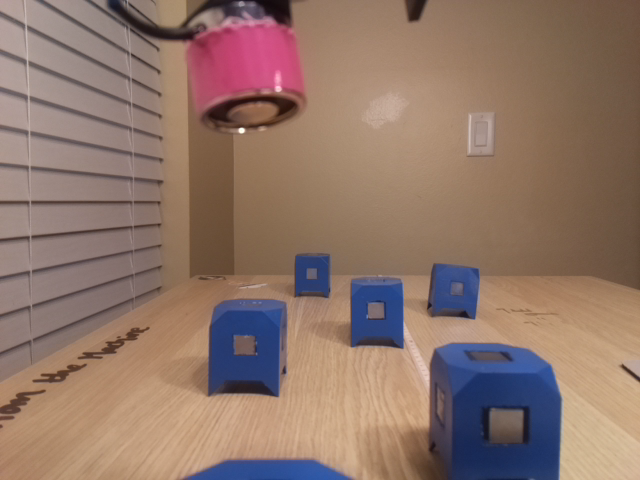
#> input picture src/vision/block_test/block_test_0.png, 640 x 480 px
$ python -i cv_utilities.py   (imports and definitions only)
#> lines starting #> are read from the running program, lines starting #| are printed output that depends on the picture
#!/usr/bin/env python3

import cv2 as cv
import numpy as np

class ImageProcessor:


    def __init__(self) -> None:

        # HSV color lower and upper thresholds
        self.block_filter_HSV = np.array(([110, 100, 20], [125, 255, 255]), dtype = "uint8")
        self.color_workspace = np.array(([170, 80, 20], [180, 255, 255]), dtype = "uint8")
        self.color_buildsite = np.array(([165, 90, 20], [170, 200, 255]), dtype = "uint8")

        # threshold used for filtering single block during pixel component analysis (element 0 is min and element 1 is max)
        self.block_pixel_thresh = {'width':(50,70), 'height':(50,70), 'area':(2700,3100)}


    # [117 lines left out: functions compoundOpenImage, getConnectedComponents, filterComponents, filterColor, applyErosion, applyDilation, not called in this run]


    def findBlock(self, src):

        mask = self.filterColor(src, self.color_block[0], self.color_block[1])
        dst_erode = self.applyErosion(kernal_size=4, src=mask)
        dst_dilate = self.applyDilation(kernal_size=5, src=dst_erode)
        comp = self.getConnectedComponents(mask, connectivity=8)
        x, y, w, h, cX, cY = self.filterComponents(comp)

        bounding_rect = cv.rectangle(src, (x, y), (x + w, y + h), (0, 255, 0), 3)


    ######## UNUSED ########


    def findCorner(self, img_gray):
        gray = np.float32(img_gray)
        return cv.cornerHarris(gray,2,3,0.04)


    # [24 lines left out: function applyThreshold, not called in this run]


    def getContours(self, bin_img):
        contours, hierarchy = cv.findContours(bin_img, cv.RETR_TREE, cv.CHAIN_APPROX_SIMPLE)
        return contours


    def convert_bgr2rgb(self, img_bgr):
        return cv.cvtColor(img_bgr, cv.COLOR_BGR2RGB)

    def convert_bgr2grayscale(self, img_bgr):
        return cv.cvtColor(img_bgr, cv.COLOR_BGR2GRAY)


    # [21 lines left out: functions displayImg, displayImgProperties, not called in this run]


    # [54 lines of commented-out code are left out]

>>> import cv2
>>> picture = cv2.imread('block_test/block_test_0.png', cv2.IMREAD_GRAYSCALE)
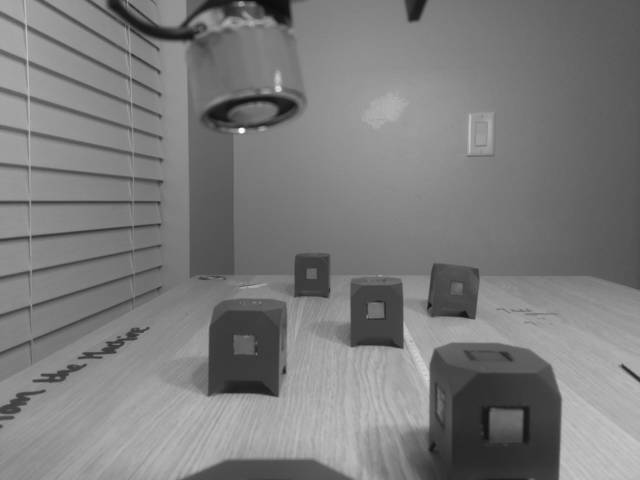
#> picture: shape (480, 640); min 12, max 253, mean 123.2
#> (the run stopped early here; a loop or call above may not have finished)

$ run again, on src/vision/block_test/block_test_10.png
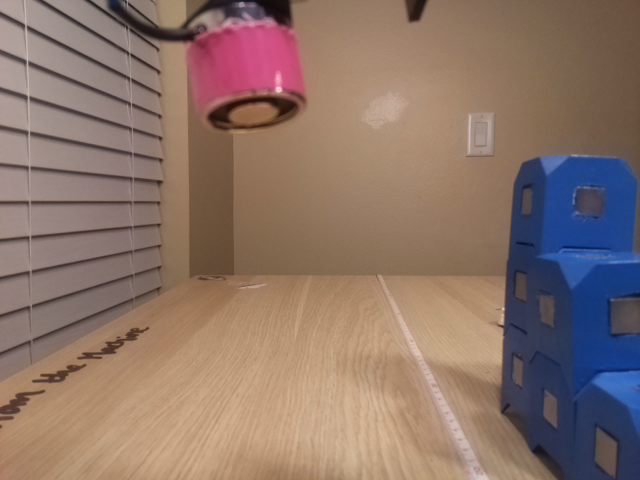
#> input picture src/vision/block_test/block_test_10.png, 640 x 480 px
#> `picture = cv2.imread('block_test/block_test_0.png', cv2.IMREAD_GRAYSCA..`:
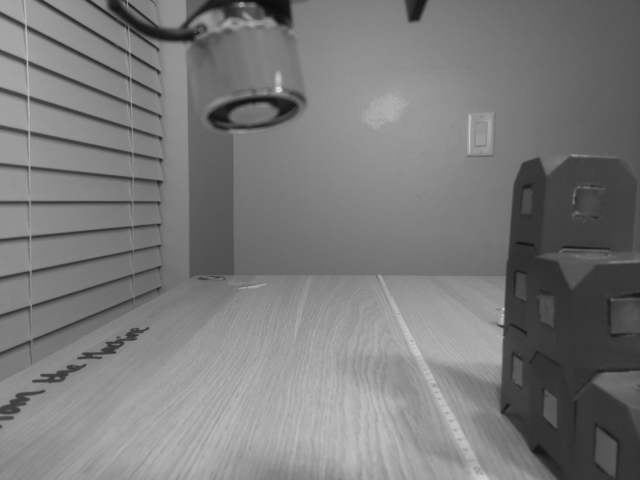
#> picture: shape (480, 640); min 11, max 221, mean 121.4

$ run again, on src/vision/block_test/block_test_11.png
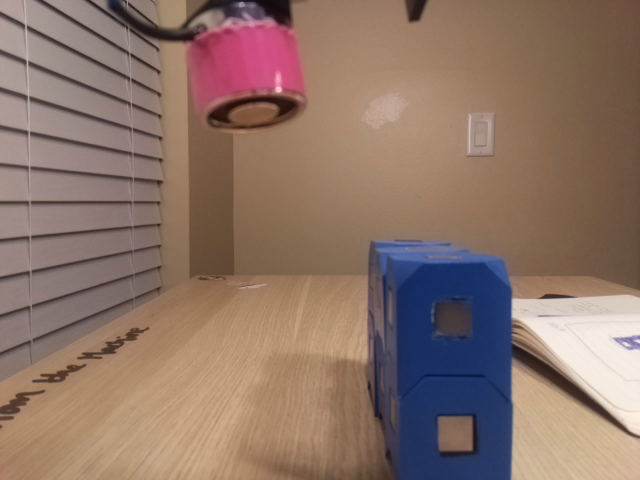
#> input picture src/vision/block_test/block_test_11.png, 640 x 480 px
#> `picture = cv2.imread('block_test/block_test_0.png', cv2.IMREAD_GRAYSCA..`:
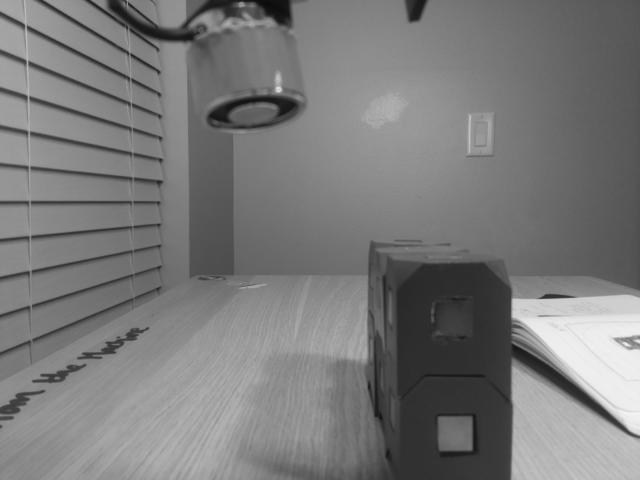
#> picture: shape (480, 640); min 12, max 244, mean 121.5
